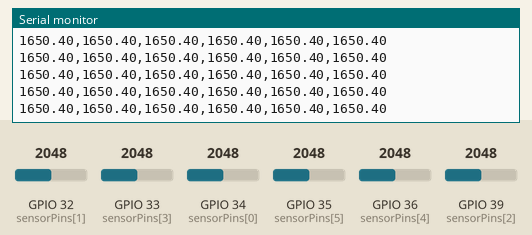
Recording of a sketch running on a simulated ESP32. Shown: the last lines printed to the serial monitor. The inputs (shaded band) are chosen by the test bench; at power-on: GPIO 32 (sensorPins[1]) = 2048, GPIO 33 (sensorPins[3]) = 2048, GPIO 34 (sensorPins[0]) = 2048, GPIO 35 (sensorPins[5]) = 2048, GPIO 36 (sensorPins[4]) = 2048, GPIO 39 (sensorPins[2]) = 2048.

Above: at 1.2 s.
1.3 s: GPIO 32 (sensorPins[1]) set to 2866
At 2.4 s:
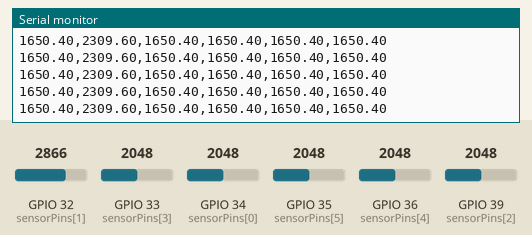
2.8 s: GPIO 33 (sensorPins[3]) set to 122
At 3.9 s:
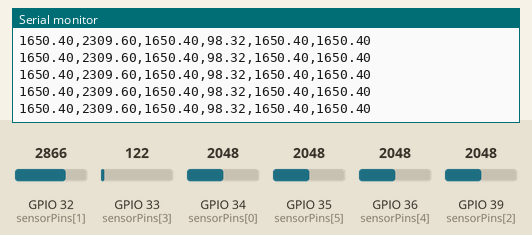

Measured:
- after the input at 1.3 s, the serial monitor: prints a new line at once (image 1)
- after the input at 2.8 s, the serial monitor: prints a new line at once (image 2)

The sketch:

Real_time_connection_HoloLens.ino
```cpp
#include <WiFi.h>
#include <WiFiClient.h>


#define sf 1000         // Change this for the desired sampling frequency
#define tc (1000 / sf)  // Time constant


const int numSensors = 6;
const int baselineSamples = 2000;
const int sensorPins[numSensors] = {34, 32, 39, 33, 36, 35 };
const int sampleRate = 1000;
unsigned long last_time = 0;

float readings[numSensors] = { 0 };
float baseline[numSensors] = { 0 };
boolean recording = false;

//server initialization
const char* ssid = "ESP32";
const char* password = "1";

WiFiServer server(80);
WiFiClient client;

void setup() {
  Serial.begin(500000);

  for (int i = 0; i < numSensors; i++) {
    pinMode(sensorPins[i], INPUT);
  }
  calculateBaseline();
  init_wifi();

}

void loop() {
  if (millis() - last_time >= tc) {
    last_time = millis();
    for (int i = 0; i < numSensors; i++) {
      readings[i] = (analogRead(sensorPins[i]) - baseline[i]) * 1000 * 3.3 / 4095.0;  // mV
      Serial.print(readings[i]);                                                   // Send the values with 2 decimal places
      if (i == numSensors - 1) {
        Serial.println();  // Print a semicolon after each sensor value
        //Serial.print(millis());
      } else {
        Serial.print(",");
      }
    }
  }
  delay(1);
}


void calculateBaseline() {
  Serial.println("Calculating baseline...");
  {
    if (millis() - last_time >= tc) {
      last_time = millis();
      for (int i = 0; i < numSensors; i++) {
        float sum = 0;
        for (int j = 0; j < baselineSamples; j++) {
          sum += analogRead(sensorPins[i]);
          delay(1);
        }
        baseline[i] = sum / baselineSamples;
        Serial.print(baseline[i]);  // Send the values with 2 decimal places
        if (i == numSensors - 1) {
          Serial.print(";");  // Print a semicolon after each baseline value
        } else {
          Serial.print(" - ");
        }
        delay(1);
      }
      Serial.println("Baseline calculated.");
    }
  }
}

void startRecording() {
  Serial.println("Starting recording...");
  recording = true;
}

void stopRecording() {
  Serial.println("Stopping recording.");
  recording = false;
}

void init_wifi() {
  // Configure the ESP32 as a Wi-Fi access point
  WiFi.softAP(ssid, password);
  IPAddress ip = WiFi.softAPIP();

  server.begin();
  Serial.println(ip);
  Serial.println("Server started");

}
```
